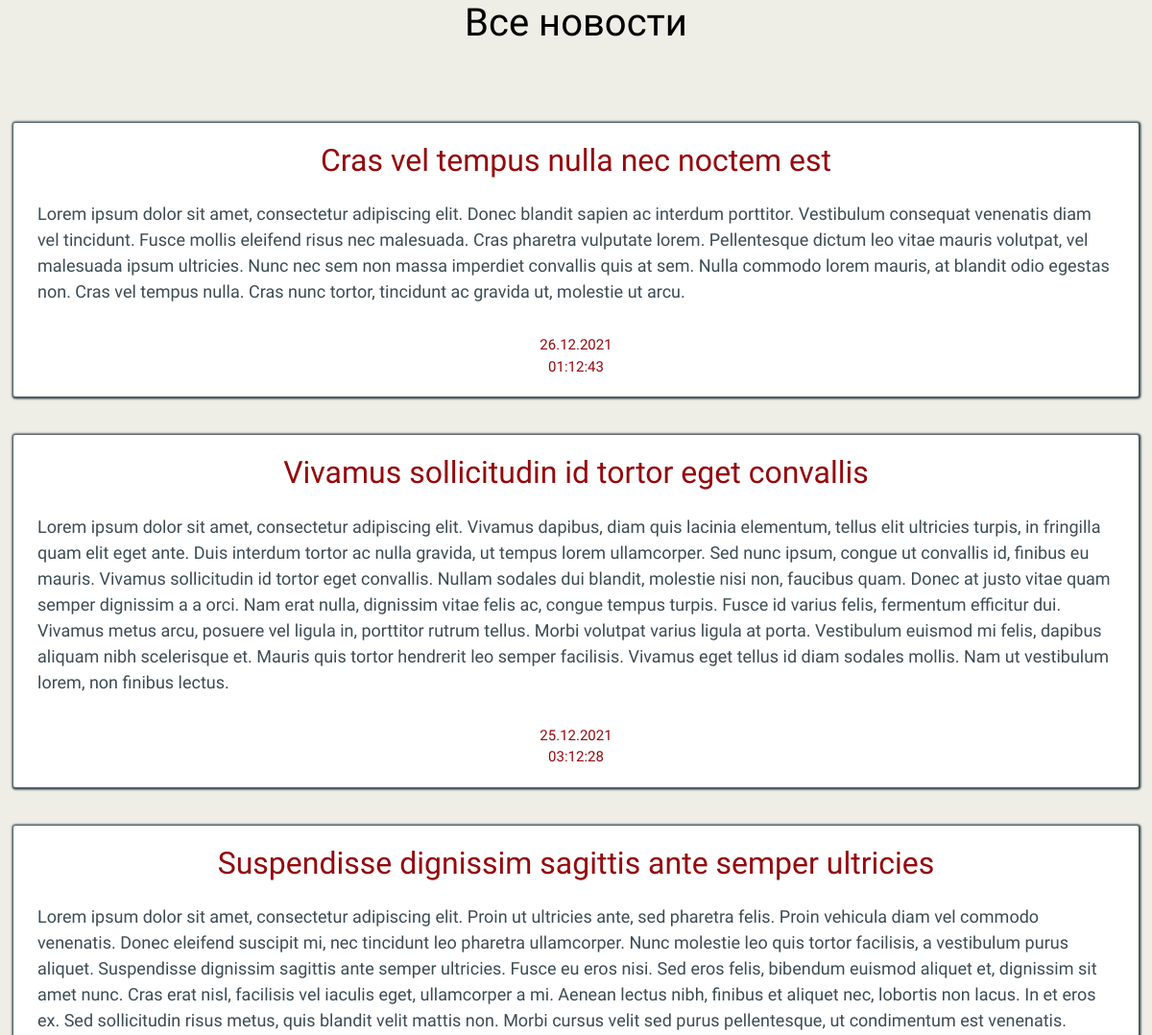
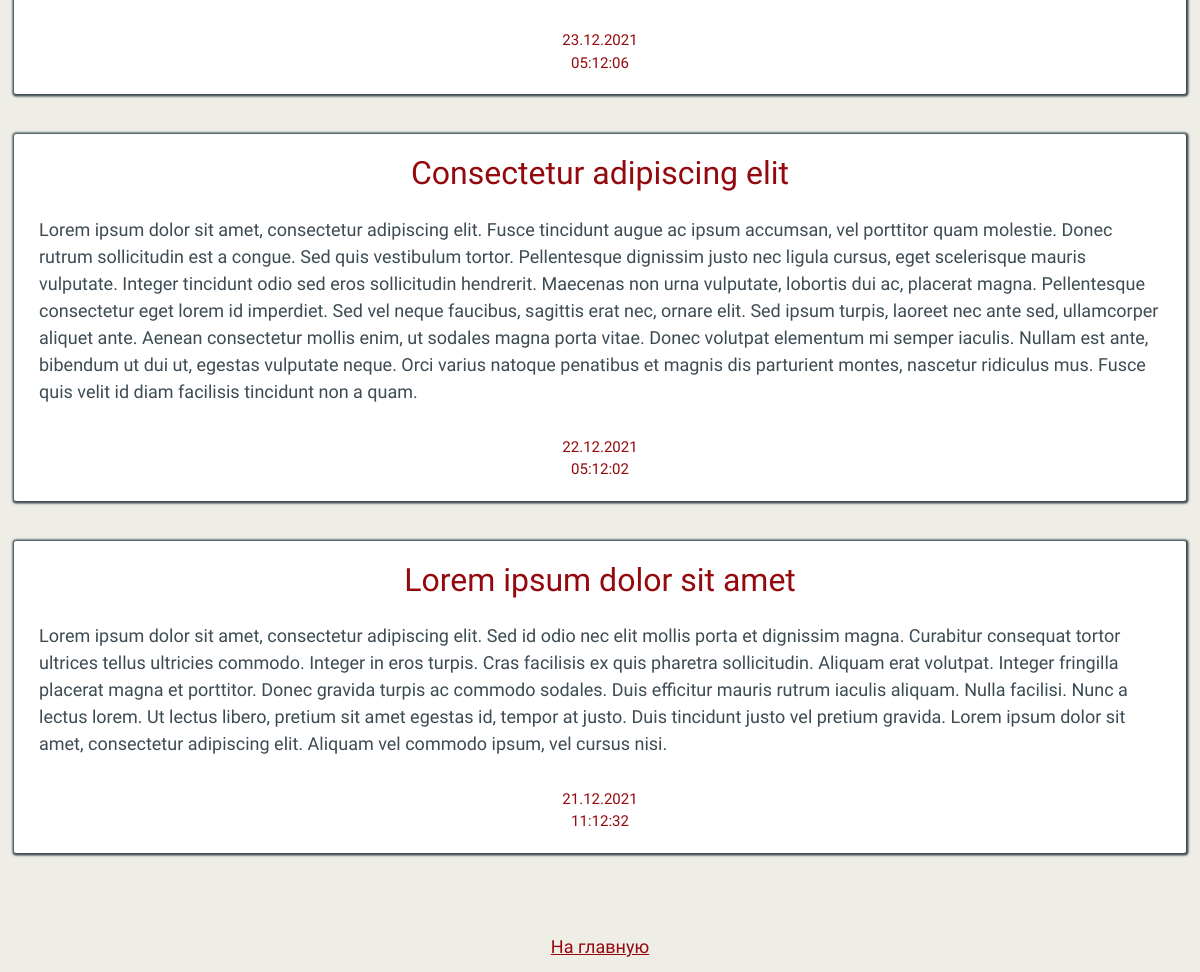
Screenshot of /news_page.php with the database file from the repository (2 pictures, top to bottom).
### tables this page shows
CREATE TABLE `newsdata` (
  `id` int UNSIGNED NOT NULL,
  `title` varchar(200) NOT NULL,
  `content` text NOT NULL,
  `date` timestamp(6) NOT NULL
);

### news_page.php (called while the page is built)
<?php
require('components/header.php');
require('components/news.php');
require ('components/back_to_main.php');

### components/news.php (the view)
<div class="container">
    <section class="news">
        <h1 class="news__title">Все новости</h1>
        <main class="news__inner">
        <?php
        require_once('mysql_connect.php');
        $sql = $db -> query('SELECT * FROM `newsdata` ORDER BY `newsdata`.`date` DESC LIMIT 5');
            while ($newsdata = $sql -> fetch(PDO::FETCH_ASSOC)) {
                $rightDate = date("d.m.Y h:m:s", strtotime($newsdata['date']));
                echo "<article class=\"news__wrapper\">"."<h2 class=\"news__subtitle\">".$newsdata['title']."</h2>",
                "<p class=\"news__content\">".$newsdata['content']."</p>",
                "<time class=\"news__date\">".$rightDate."</time>"."</article>";
            }
    ?>
    </main>
    </section>
</div>

### rows the page displays
newsdata: title "Cras vel tempus nulla nec noctem est", content "Lorem ipsum dolor sit amet, consectetur adipiscing elit. Donec blandit sapien ac interdum porttitor. Vestibulum consequat venenatis diam vel tincidunt. Fusce mollis eleifend risus nec malesuada. Cras pharetra vulputate lorem. Pellentesque dictum leo vitae mauris volutpat, vel malesuada ipsum ultricies. Nunc nec sem non massa imperdiet convallis quis at sem. Nulla commodo lorem mauris, at blandit odio egestas non. Cras vel tempus nulla. Cras nunc tortor, tincidunt ac gravida ut, molestie ut arcu.", date "26.12.2021 01:12:43"
newsdata: title "Vivamus sollicitudin id tortor eget convallis", content "Lorem ipsum dolor sit amet, consectetur adipiscing elit. Vivamus dapibus, diam quis lacinia elementum, tellus elit ultricies turpis, in fringilla quam elit eget ante. Duis interdum tortor ac nulla gravida, ut tempus lorem ullamcorper. Sed nunc ipsum, congue ut convallis id, finibus eu mauris. Vivamus sollicitudin id tortor eget convallis. Nullam sodales dui blandit, molestie nisi non, faucibus quam. Donec at justo vitae quam semper dignissim a a orci. Nam erat nulla, dignissim vitae felis ac, congue tempus turpis. Fusce id varius felis, fermentum efficitur dui. Vivamus metus arcu, posuere vel ligula in, porttitor rutrum tellus. Morbi volutpat varius ligula at porta. Vestibulum euismod mi…", date "25.12.2021 03:12:28"
newsdata: title "Suspendisse dignissim sagittis ante semper ultricies", content "Lorem ipsum dolor sit amet, consectetur adipiscing elit. Proin ut ultricies ante, sed pharetra felis. Proin vehicula diam vel commodo venenatis. Donec eleifend suscipit mi, nec tincidunt leo pharetra ullamcorper. Nunc molestie leo quis tortor facilisis, a vestibulum purus aliquet. Suspendisse dignissim sagittis ante semper ultricies. Fusce eu eros nisi. Sed eros felis, bibendum euismod aliquet et, dignissim sit amet nunc. Cras erat nisl, facilisis vel iaculis eget, ullamcorper a mi. Aenean lectus nibh, finibus et aliquet nec, lobortis non lacus. In et eros ex. Sed sollicitudin risus metus, quis blandit velit mattis non. Morbi cursus velit sed purus pellentesque, ut condimentum est venenatis.", date "23.12.2021 05:12:06"
newsdata: title "Сonsectetur adipiscing elit", content "Lorem ipsum dolor sit amet, consectetur adipiscing elit. Fusce tincidunt augue ac ipsum accumsan, vel porttitor quam molestie. Donec rutrum sollicitudin est a congue. Sed quis vestibulum tortor. Pellentesque dignissim justo nec ligula cursus, eget scelerisque mauris vulputate. Integer tincidunt odio sed eros sollicitudin hendrerit. Maecenas non urna vulputate, lobortis dui ac, placerat magna. Pellentesque consectetur eget lorem id imperdiet. Sed vel neque faucibus, sagittis erat nec, ornare elit. Sed ipsum turpis, laoreet nec ante sed, ullamcorper aliquet ante. Aenean consectetur mollis enim, ut sodales magna porta vitae. Donec volutpat elementum mi semper iaculis. Nullam est ante, bibendum…", date "22.12.2021 05:12:02"
newsdata: title "Lorem ipsum dolor sit amet", content "Lorem ipsum dolor sit amet, consectetur adipiscing elit. Sed id odio nec elit mollis porta et dignissim magna. Curabitur consequat tortor ultrices tellus ultricies commodo. Integer in eros turpis. Cras facilisis ex quis pharetra sollicitudin. Aliquam erat volutpat. Integer fringilla placerat magna et porttitor. Donec gravida turpis ac commodo sodales. Duis efficitur mauris rutrum iaculis aliquam. Nulla facilisi. Nunc a lectus lorem. Ut lectus libero, pretium sit amet egestas id, tempor at justo. Duis tincidunt justo vel pretium gravida. Lorem ipsum dolor sit amet, consectetur adipiscing elit. Aliquam vel commodo ipsum, vel cursus nisi.", date "21.12.2021 11:12:32"
